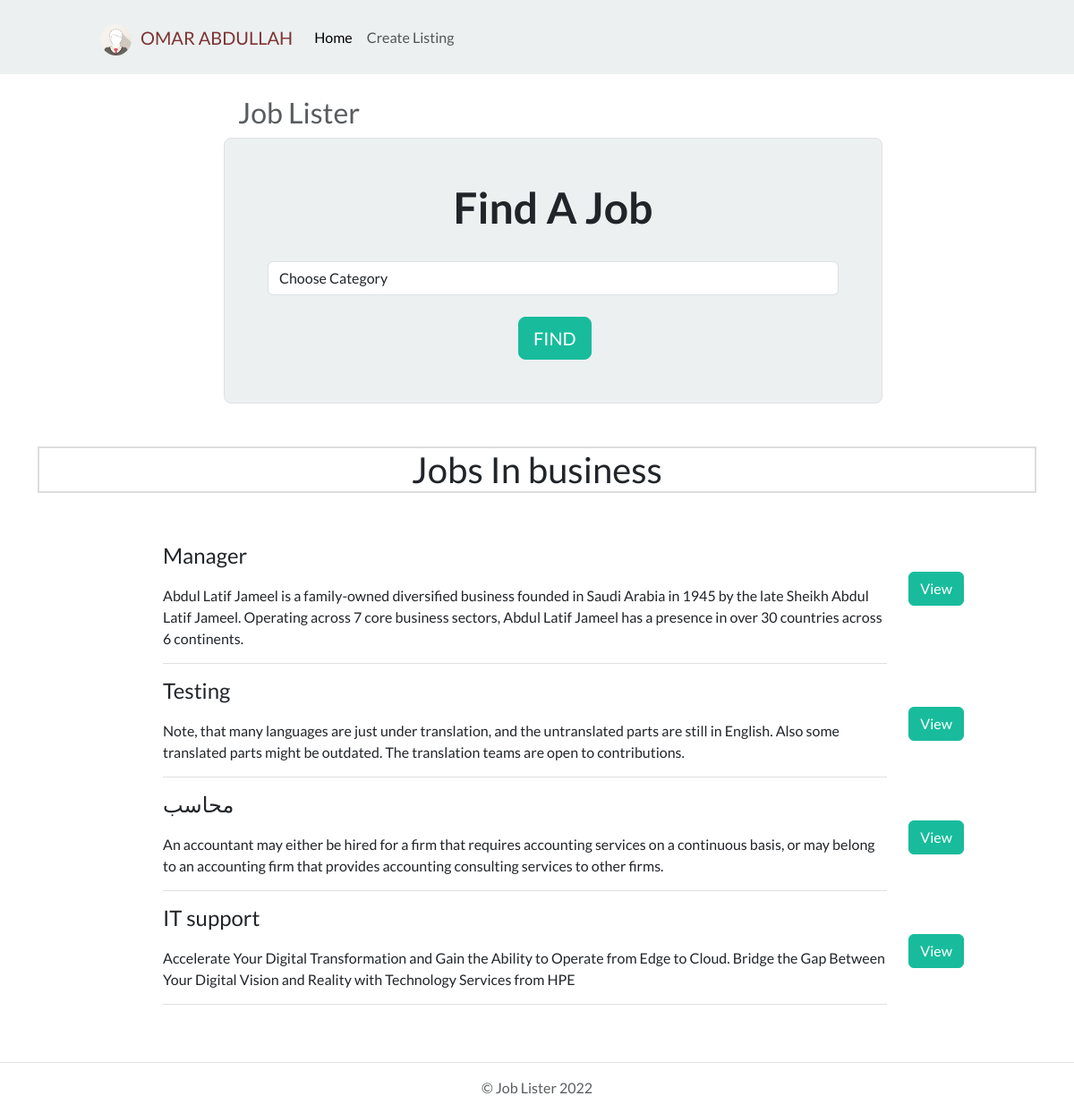
Screenshot of /index.php?category=1 with the database file from the repository.
### tables this page shows
CREATE TABLE `jobs` (
  `id` int(11) NOT NULL,
  `category_id` int(11) NOT NULL,
  `company` varchar(255) NOT NULL,
  `job_title` varchar(255) NOT NULL,
  `description` varchar(255) NOT NULL,
  `salary` varchar(255) NOT NULL,
  `location` varchar(255) NOT NULL,
  `contact_user` varchar(255) NOT NULL,
  `contact_email` varchar(255) NOT NULL,
  `post_date` timestamp NOT NULL DEFAULT current_timestamp()
);

### lib/Template.php (called while the page is built, shortened)
<?php
class Template {
    protected $template;
    public function __construct($template) {
        $this->template = $template ;
    }
    public function __toString() {
        include basename($this->template);
        return ob_get_clean();
    }
}

### lib/Database.php (called while the page is built, shortened)
<?php
class Database {
    private $host = DB_HOST;
    private $user = DB_USER;
    private $pass = DB_PASS;
    private $dbname = DB_NAME;
    private $dbh;
    private $stmt;
    public function __construct() {
        $dsn = "mysql:host=" . $this->host . ";dbname=" . $this->dbname;
        $options = array(
            PDO::ATTR_PERSISTENT => true ,
            PDO::ATTR_ERRMODE => PDO::ERRMODE_EXCEPTION
        );
        try {
            $this->dbh = new PDO($dsn, $this->user, $this->pass, $options);
        } catch (PDOException $e) {
            $this->error = $e->getMessage();
        }
    }
        public function query($query) {
            $this->stmt = $this->dbh->prepare($query);
        }
        public function bind($param, $value, $type = null) {
            if (is_null($type)) {
                switch(true){
                    default :
                        $type = PDO::PARAM_STR;
                }
            }
            $this->stmt->bindValue($param,$value,$type);
        }
        public function execute() {
            return $this->stmt->execute();
        }
        public function resultSet() {
            $this->execute();
            return $this->stmt->fetchAll(PDO::FETCH_OBJ);
        }
}

### lib/Job.php (called while the page is built, shortened)
<?php
class Job {
    private $db;
    public function __construct() {
        $this->db = new Database();
    }
    public function getCategories() {
        $this->db->query("SELECT * FROM categories");
        $results = $this->db->resultSet();
        return $results;
    }
    public function getByCategory($category) {
        $this->db->query("SELECT jobs.*, categories.name AS cname
                        FROM jobs
                        INNER JOIN categories
                        ON jobs.category_id = categories.id
                        WHERE jobs.category_id = $category
                        ORDER BY post_date DESC
                        ");
        $results = $this->db->resultSet();
        return $results;
    }
    public function getCategory($category_id) {
        $this->db->query("SELECT * FROM categories WHERE id =
        :category_id");
        $this->db->bind(':category_id', $category_id);
        $row = $this->db->single();
        return $row;
    }
}

### template/frontpage.php (the view, shortened to what this page needs)
<?php include 'include/header.php';?>
<main>
  <div class="container py-4">
    <h3 class="text-muted" style="margin-left:7em;"><?php echo SITE_TITLE; ?> </h3>
    <div class="row align-items-md-stretch">
      <div class="col-md-8" style="margin-left:13em">
        <div class="h-100 p-5 bg-light border rounded-3">
        <h1 class="display-5 fw-bold" style="text-align:center">Find A Job</h1><br>
        <form action="index.php" method="GET">
            <select name="category" class="form-control">
                <option value="0">Choose Category</option>
            </select><br>
            <input type="submit" class="btn btn-lg btn-success" value="FIND" style="margin-left:14em;">
        </form>
        </div>
      </div>
    </div><br><br>
    <h2 style="text-align:center; border:2px solid #ddd;"><?php echo $title; ?></h2><br><br>
    <?php foreach($jobs as $job): ?>
    <div class="row marketing" style="margin-left:8em;">
        <div class="col-md-10">
            <h4><?php echo $job->job_title; ?></h4>
            <p style="padding: 10px 0px 15px 0px;border-bottom: 1px solid #e0e0e0;"><?php echo $job->description; ?></p>
        </div>
        <div class="col-md-2">
            <a class="btn btn-success" href="job.php?id=<?php echo $job->id;?>" style="margin-top:2em;">View</a>
        </div><br>
    </div>
    <?php endforeach; ?>
</main>
<?php include 'include/footer.php'; ?>

### rows the page displays
jobs: job_title "Manager", description "Abdul Latif Jameel is a family-owned diversified business founded in Saudi Arabia in 1945 by the late Sheikh Abdul Latif Jameel. Operating across 7 core business sectors, Abdul Latif Jameel has a presence in over 30 countries across 6 continents."
jobs: job_title "Testing", description "Note, that many languages are just under translation, and the untranslated parts are still in English. Also some translated parts might be outdated. The translation teams are open to contributions."
jobs: job_title "محاسب", description "An accountant may either be hired for a firm that requires accounting services on a continuous basis, or may belong to an accounting firm that provides accounting consulting services to other firms."
jobs: job_title "IT support", description "Accelerate Your Digital Transformation and Gain the Ability to Operate from Edge to Cloud. Bridge the Gap Between Your Digital Vision and Reality with Technology Services from HPE"

### other values shown
SITE_TITLE "Job Lister"
$title "Jobs In business"
